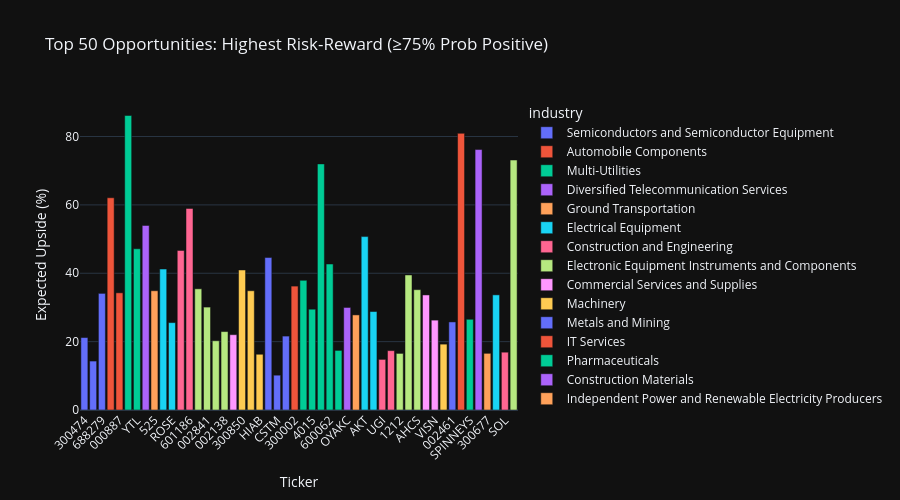

The notebook cell saved with this chart:
### Markdown cell above
### 4.3 Top Opportunities — Highest Risk-Reward Ratio (Positive Upside)

### Code cell
mc_positive = mc[mc["prob_positive_upside"] >= 75].nlargest(50, "risk_reward_ratio")

fig = px.bar(
    mc_positive,
    x="ticker",
    y="expected_upside_pct",
    color="industry",
    hover_data=["name", "prob_positive_upside", "risk_reward_ratio"],
    title="Top 50 Opportunities: Highest Risk-Reward (≥75% Prob Positive)",
    labels={"expected_upside_pct": "Expected Upside (%)", "ticker": "Ticker"},
    template=PLOTLY_TEMPLATE,
    height=500,
)
fig.update_layout(xaxis_tickangle=-45)
fig.show()

### Figure 1 — Plotly figure (JSON) as saved in the notebook; plotly's stock layout.template omitted (floating-point values rounded to 4 significant figures)
{"data": [{"customdata": [["Changsha Jingjia Microelectronics Co. Ltd.", 100.0, 148.1], ["Shanghai Awinic Technology Co.Ltd.", 100.0, 109.5], ["Fortior Technology (Shenzhen) Co. Ltd.", 100.0, 18.09]], "hovertemplate": "industry=Semiconductors and Semiconductor Equipment<br>Ticker=%{x}<br>Expected Upside (%)=%{y}<br>name=%{customdata[0]}<br>prob_positive_upside=%{customdata[1]}<br>risk_reward_ratio=%{customdata[2]}<extra></extra>", "legendgroup": "Semiconductors and Semiconductor Equipment", "marker": {"color": "#636efa", "pattern": {"shape": ""}}, "name": "Semiconductors and Semiconductor Equipment", "orientation": "v", "showlegend": true, "textposition": "auto", "x": ["300474", "688798", "688279"], "xaxis": "x", "y": [21.19, 14.32, 34.11], "yaxis": "y", "type": "bar"}, {"customdata": [["Fulin Precision Co. Ltd.", 100.0, 145.7], ["Anhui Zhongding Sealing Parts Co. Ltd.", 100.0, 37.46]], "hovertemplate": "industry=Automobile Components<br>Ticker=%{x}<br>Expected Upside (%)=%{y}<br>name=%{customdata[0]}<br>prob_positive_upside=%{customdata[1]}<br>risk_reward_ratio=%{customdata[2]}<extra></extra>", "legendgroup": "Automobile Components", "marker": {"color": "#EF553B", "pattern": {"shape": ""}}, "name": "Automobile Components", "orientation": "v", "showlegend": true, "textposition": "auto", "x": ["300432", "000887"], "xaxis": "x", "y": [62.08, 34.28], "yaxis": "y", "type": "bar"}, {"customdata": [["Power and Water Utility Company for Jubail and Yanbu", 100.0, 137.4], ["YTL Corporation Berhad", 100.0, 18.1]], "hovertemplate": "industry=Multi-Utilities<br>Ticker=%{x}<br>Expected Upside (%)=%{y}<br>name=%{customdata[0]}<br>prob_positive_upside=%{customdata[1]}<br>risk_reward_ratio=%{customdata[2]}<extra></extra>", "legendgroup": "Multi-Utilities", "marker": {"color": "#00cc96", "pattern": {"shape": ""}}, "name": "Multi-Utilities", "orientation": "v", "showlegend": true, "textposition": "auto", "x": ["2083", "YTL"], "xaxis": "x", "y": [86.15, 47.16], "yaxis": "y", "type": "bar"}, {"customdata": [["Tuas Limited", 100.0, 113.2]], "hovertemplate": "industry=Diversified Telecommunication Services<br>Ticker=%{x}<br>Expected Upside (%)=%{y}<br>name=%{customdata[0]}<br>prob_positive_upside=%{customdata[1]}<br>risk_reward_ratio=%{customdata[2]}<extra></extra>", "legendgroup": "Diversified Telecommunication Services", "marker": {"color": "#ab63fa", "pattern": {"shape": ""}}, "name": "Diversified Telecommunication Services", "orientation": "v", "showlegend": true, "textposition": "auto", "x": ["TUA"], "xaxis": "x", "y": [53.98], "yaxis": "y", "type": "bar"}, {"customdata": [["Guangshen Railway Company Limited", 100.0, 96.38]], "hovertemplate": "industry=Ground Transportation<br>Ticker=%{x}<br>Expected Upside (%)=%{y}<br>name=%{customdata[0]}<br>prob_positive_upside=%{customdata[1]}<br>risk_reward_ratio=%{customdata[2]}<extra></extra>", "legendgroup": "Ground Transportation", "marker": {"color": "#FFA15A", "pattern": {"shape": ""}}, "name": "Ground Transportation", "orientation": "v", "showlegend": true, "textposition": "auto", "x": ["525"], "xaxis": "x", "y": [34.88], "yaxis": "y", "type": "bar"}, {"customdata": [["Beijing HyperStrong Technology Co. Ltd.", 100.0, 87.95], ["Rosebank Industries plc", 100.0, 16.1]], "hovertemplate": "industry=Electrical Equipment<br>Ticker=%{x}<br>Expected Upside (%)=%{y}<br>name=%{customdata[0]}<br>prob_positive_upside=%{customdata[1]}<br>risk_reward_ratio=%{customdata[2]}<extra></extra>", "legendgroup": "Electrical Equipment", "marker": {"color": "#19d3f3", "pattern": {"shape": ""}}, "name": "Electrical Equipment", "orientation": "v", "showlegend": true, "textposition": "auto", "x": ["688411", "ROSE"], "xaxis": "x", "y": [41.23, 25.56], "yaxis": "y", "type": "bar"}, {"customdata": [["China National Chemical Engineering Co. Ltd", 100.0, 68.61], ["China Railway Construction Corporation Limited", 100.0, 17.08]], "hovertemplate": "industry=Construction and Engineering<br>Ticker=%{x}<br>Expected Upside (%)=%{y}<br>name=%{customdata[0]}<br>prob_positive_upside=%{customdata[1]}<br>risk_reward_ratio=%{customdata[2]}<extra></extra>", "legendgroup": "Construction and Engineering", "marker": {"color": "#FF6692", "pattern": {"shape": ""}}, "name": "Construction and Engineering", "orientation": "v", "showlegend": true, "textposition": "auto", "x": ["601117", "601186"], "xaxis": "x", "y": [46.69, 58.96], "yaxis": "y", "type": "bar"}, {"customdata": [["Sanmina Corporation", 100.0, 50.66], ["Guangzhou Shiyuan Electronic Technology Company Limited", 100.0, 43.95], ["China Zhenhua (Group) Science & Technology Co. Ltd", 100.0, 37.03], ["Shenzhen Sunlord Electronics Co.Ltd.", 100.0, 16.6]], "hovertemplate": "industry=Electronic Equipment Instruments and Components<br>Ticker=%{x}<br>Expected Upside (%)=%{y}<br>name=%{customdata[0]}<br>prob_positive_upside=%{customdata[1]}<br>risk_reward_ratio=%{customdata[2]}<extra></extra>", "legendgroup": "Electronic Equipment Instruments and Components", "marker": {"color": "#B6E880", "pattern": {"shape": ""}}, "name": "Electronic Equipment Instruments and Components", "orientation": "v", "showlegend": true, "textposition": "auto", "x": ["SANM", "002841", "000733", "002138"], "xaxis": "x", "y": [35.45, 30.1, 20.25, 22.94], "yaxis": "y", "type": "bar"}, {"customdata": [["TOPPAN Holdings Inc.", 100.0, 46.1]], "hovertemplate": "industry=Commercial Services and Supplies<br>Ticker=%{x}<br>Expected Upside (%)=%{y}<br>name=%{customdata[0]}<br>prob_positive_upside=%{customdata[1]}<br>risk_reward_ratio=%{customdata[2]}<extra></extra>", "legendgroup": "Commercial Services and Supplies", "marker": {"color": "#FF97FF", "pattern": {"shape": ""}}, "name": "Commercial Services and Supplies", "orientation": "v", "showlegend": true, "textposition": "auto", "x": ["7911"], "xaxis": "x", "y": [22.03], "yaxis": "y", "type": "bar"}, {"customdata": [["Luoyang Xinqianglian Slewing Bearing Co. Ltd.", 100.0, 44.06], ["FAW Jiefang Group Co.Ltd", 100.0, 19.9], ["Hiab Oyj", 100.0, 16.72]], "hovertemplate": "industry=Machinery<br>Ticker=%{x}<br>Expected Upside (%)=%{y}<br>name=%{customdata[0]}<br>prob_positive_upside=%{customdata[1]}<br>risk_reward_ratio=%{customdata[2]}<extra></extra>", "legendgroup": "Machinery", "marker": {"color": "#FECB52", "pattern": {"shape": ""}}, "name": "Machinery", "orientation": "v", "showlegend": true, "textposition": "auto", "x": ["300850", "000800", "HIAB"], "xaxis": "x", "y": [40.96, 34.88, 16.3], "yaxis": "y", "type": "bar"}, {"customdata": [["Aluminium Bahrain B.S.C.", 100.0, 41.54], ["Constellium SE", 100.0, 17.34], ["Hunan Valin Steel Co. Ltd.", 100.0, 15.74]], "hovertemplate": "industry=Metals and Mining<br>Ticker=%{x}<br>Expected Upside (%)=%{y}<br>name=%{customdata[0]}<br>prob_positive_upside=%{customdata[1]}<br>risk_reward_ratio=%{customdata[2]}<extra></extra>", "legendgroup": "Metals and Mining", "marker": {"color": "#636efa", "pattern": {"shape": ""}}, "name": "Metals and Mining", "orientation": "v", "showlegend": true, "textposition": "auto", "x": ["ALBH", "CSTM", "000932"], "xaxis": "x", "y": [44.6, 10.19, 21.62], "yaxis": "y", "type": "bar"}, {"customdata": [["Beijing Ultrapower Software Co. Ltd.", 100.0, 40.56]], "hovertemplate": "industry=IT Services<br>Ticker=%{x}<br>Expected Upside (%)=%{y}<br>name=%{customdata[0]}<br>prob_positive_upside=%{customdata[1]}<br>risk_reward_ratio=%{customdata[2]}<extra></extra>", "legendgroup": "IT Services", "marker": {"color": "#EF553B", "pattern": {"shape": ""}}, "name": "IT Services", "orientation": "v", "showlegend": true, "textposition": "auto", "x": ["300002"], "xaxis": "x", "y": [36.24], "yaxis": "y", "type": "bar"}, {"customdata": [["Joincare Pharmaceutical Group Industry Co.Ltd.", 100.0, 39.81], ["Jamjoom Pharmaceuticals Factory Company", 100.0, 28.27], ["Changchun High-Tech Industry (Group) Co. Ltd.", 100.0, 26.67], ["China Resources Double-Crane Pharmaceutical Co.Ltd.", 100.0, 18.53], ["ALK-Abelló A/S", 100.0, 14.86]], "hovertemplate": "industry=Pharmaceuticals<br>Ticker=%{x}<br>Expected Upside (%)=%{y}<br>name=%{customdata[0]}<br>prob_positive_upside=%{customdata[1]}<br>risk_reward_ratio=%{customdata[2]}<extra></extra>", "legendgroup": "Pharmaceuticals", "marker": {"color": "#00cc96", "pattern": {"shape": ""}}, "name": "Pharmaceuticals", "orientation": "v", "showlegend": true, "textposition": "auto", "x": ["600380", "4015", "000661", "600062", "ALKB"], "xaxis": "x", "y": [37.92, 29.49, 71.99, 42.7, 17.43], "yaxis": "y", "type": "bar"}, {"customdata": [["OYAK Çimento Fabrikalari A.S.", 100.0, 37.23]], "hovertemplate": "industry=Construction Materials<br>Ticker=%{x}<br>Expected Upside (%)=%{y}<br>name=%{customdata[0]}<br>prob_positive_upside=%{customdata[1]}<br>risk_reward_ratio=%{customdata[2]}<extra></extra>", "legendgroup": "Construction Materials", "marker": {"color": "#ab63fa", "pattern": {"shape": ""}}, "name": "Construction Materials", "orientation": "v", "showlegend": true, "textposition": "auto", "x": ["OYAKC"], "xaxis": "x", "y": [29.99], "yaxis": "y", "type": "bar"}, {"customdata": [["Hubei Energy Group Co. Ltd.", 100.0, 34.66]], "hovertemplate": "industry=Independent Power and Renewable Electricity Producers<br>Ticker=%{x}<br>Expected Upside (%)=%{y}<br>name=%{customdata[0]}<br>prob_positive_upside=%{customdata[1]}<br>risk_reward_ratio=%{customdata[2]}<extra></extra>", "legendgroup": "Independent Power and Renewable Electricity Producers", "marker": {"color": "#FFA15A", "pattern": {"shape": ""}}, "name": "Independent Power and Renewable Electricity Producers", "orientation": "v", "showlegend": true, "textposition": "auto", "x": ["000883"], "xaxis": "x", "y": [27.82], "yaxis": "y", "type": "bar"}, {"customdata": [["Akdital S.A", 100.0, 33.98], ["China National Medicines Corporation Ltd.", 100.0, 27.04]], "hovertemplate": "industry=Health Care Providers and Services<br>Ticker=%{x}<br>Expected Upside (%)=%{y}<br>name=%{customdata[0]}<br>prob_positive_upside=%{customdata[1]}<br>risk_reward_ratio=%{customdata[2]}<extra></extra>", "legendgroup": "Health Care Providers and Services", "marker": {"color": "#19d3f3", "pattern": {"shape": ""}}, "name": "Health Care Providers and Services", "orientation": "v", "showlegend": true, "textposition": "auto", "x": ["AKT", "600511"], "xaxis": "x", "y": [50.72, 28.8], "yaxis": "y", "type": "bar"}, {"customdata": [["UGI Corporation", 100.0, 28.22], ["Shenzhen Gas Corporation Ltd.", 100.0, 16.54]], "hovertemplate": "industry=Gas Utilities<br>Ticker=%{x}<br>Expected Upside (%)=%{y}<br>name=%{customdata[0]}<br>prob_positive_upside=%{customdata[1]}<br>risk_reward_ratio=%{customdata[2]}<extra></extra>", "legendgroup": "Gas Utilities", "marker": {"color": "#FF6692", "pattern": {"shape": ""}}, "name": "Gas Utilities", "orientation": "v", "showlegend": true, "textposition": "auto", "x": ["UGI", "601139"], "xaxis": "x", "y": [14.8, 17.37], "yaxis": "y", "type": "bar"}, {"customdata": [["Astra Industrial Group Company", 100.0, 27.93], ["Fosun International Limited", 100.0, 20.26], ["Aamal Company Q.P.S.C.", 100.0, 16.77]], "hovertemplate": "industry=Industrial Conglomerates<br>Ticker=%{x}<br>Expected Upside (%)=%{y}<br>name=%{customdata[0]}<br>prob_positive_upside=%{customdata[1]}<br>risk_reward_ratio=%{customdata[2]}<extra></extra>", "legendgroup": "Industrial Conglomerates", "marker": {"color": "#B6E880", "pattern": {"shape": ""}}, "name": "Industrial Conglomerates", "orientation": "v", "showlegend": true, "textposition": "auto", "x": ["1212", "656", "AHCS"], "xaxis": "x", "y": [16.55, 39.5, 35.2], "yaxis": "y", "type": "bar"}, {"customdata": [["Glarun Technology Co.Ltd", 100.0, 27.69], ["Vistance Networks Inc.", 100.0, 16.55]], "hovertemplate": "industry=Communications Equipment<br>Ticker=%{x}<br>Expected Upside (%)=%{y}<br>name=%{customdata[0]}<br>prob_positive_upside=%{customdata[1]}<br>risk_reward_ratio=%{customdata[2]}<extra></extra>", "legendgroup": "Communications Equipment", "marker": {"color": "#FF97FF", "pattern": {"shape": ""}}, "name": "Communications Equipment", "orientation": "v", "showlegend": true, "textposition": "auto", "x": ["600562", "VISN"], "xaxis": "x", "y": [33.66, 26.29], "yaxis": "y", "type": "bar"}, {"customdata": [["Physicswallah Limited", 100.0, 25.26]], "hovertemplate": "industry=Diversified Consumer Services<br>Ticker=%{x}<br>Expected Upside (%)=%{y}<br>name=%{customdata[0]}<br>prob_positive_upside=%{customdata[1]}<br>risk_reward_ratio=%{customdata[2]}<extra></extra>", "legendgroup": "Diversified Consumer Services", "marker": {"color": "#FECB52", "pattern": {"shape": ""}}, "name": "Diversified Consumer Services", "orientation": "v", "showlegend": true, "textposition": "auto", "x": ["PWL"], "xaxis": "x", "y": [19.27], "yaxis": "y", "type": "bar"}, {"customdata": [["Guangzhou Zhujiang Brewery Co. Ltd", 100.0, 24.3]], "hovertemplate": "industry=Beverages<br>Ticker=%{x}<br>Expected Upside (%)=%{y}<br>name=%{customdata[0]}<br>prob_positive_upside=%{customdata[1]}<br>risk_reward_ratio=%{customdata[2]}<extra></extra>", "legendgroup": "Beverages", "marker": {"color": "#636efa", "pattern": {"shape": ""}}, "name": "Beverages", "orientation": "v", "showlegend": true, "textposition": "auto", "x": ["002461"], "xaxis": "x", "y": [25.76], "yaxis": "y", "type": "bar"}, {"customdata": [["Hacksaw AB (publ)", 100.0, 21.67]], "hovertemplate": "industry=Entertainment<br>Ticker=%{x}<br>Expected Upside (%)=%{y}<br>name=%{customdata[0]}<br>prob_positive_upside=%{customdata[1]}<br>risk_reward_ratio=%{customdata[2]}<extra></extra>", "legendgroup": "Entertainment", "marker": {"color": "#EF553B", "pattern": {"shape": ""}}, "name": "Entertainment", "orientation": "v", "showlegend": true, "textposition": "auto", "x": ["HACK"], "xaxis": "x", "y": [80.93], "yaxis": "y", "type": "bar"}, {"customdata": [["Spinneys 1961 Holding plc", 100.0, 20.86]], "hovertemplate": "industry=Consumer Staples Distribution and Retail<br>Ticker=%{x}<br>Expected Upside (%)=%{y}<br>name=%{customdata[0]}<br>prob_positive_upside=%{customdata[1]}<br>risk_reward_ratio=%{customdata[2]}<extra></extra>", "legendgroup": "Consumer Staples Distribution and Retail", "marker": {"color": "#00cc96", "pattern": {"shape": ""}}, "name": "Consumer Staples Distribution and Retail", "orientation": "v", "showlegend": true, "textposition": "auto", "x": ["SPINNEYS"], "xaxis": "x", "y": [26.53], "yaxis": "y", "type": "bar"}, {"customdata": [["Dizal (Jiangsu) Pharmaceutical Co. Ltd.", 100.0, 20.39]], "hovertemplate": "industry=Biotechnology<br>Ticker=%{x}<br>Expected Upside (%)=%{y}<br>name=%{customdata[0]}<br>prob_positive_upside=%{customdata[1]}<br>risk_reward_ratio=%{customdata[2]}<extra></extra>", "legendgroup": "Biotechnology", "marker": {"color": "#ab63fa", "pattern": {"shape": ""}}, "name": "Biotechnology", "orientation": "v", "showlegend": true, "textposition": "auto", "x": ["688192"], "xaxis": "x", "y": [76.19], "yaxis": "y", "type": "bar"}, {"customdata": [["Intco Medical Technology Co. Ltd.", 100.0, 18.33]], "hovertemplate": "industry=Health Care Equipment and Supplies<br>Ticker=%{x}<br>Expected Upside (%)=%{y}<br>name=%{customdata[0]}<br>prob_positive_upside=%{customdata[1]}<br>risk_reward_ratio=%{customdata[2]}<extra></extra>", "legendgroup": "Health Care Equipment and Supplies", "marker": {"color": "#FFA15A", "pattern": {"shape": ""}}, "name": "Health Care Equipment and Supplies", "orientation": "v", "showlegend": true, "textposition": "auto", "x": ["300677"], "xaxis": "x", "y": [16.57], "yaxis": "y", "type": "bar"}, {"customdata": [["Shanghai Yuyuan Tourist Mart (Group) Co. Ltd.", 100.0, 16.52]], "hovertemplate": "industry=Specialty Retail<br>Ticker=%{x}<br>Expected Upside (%)=%{y}<br>name=%{customdata[0]}<br>prob_positive_upside=%{customdata[1]}<br>risk_reward_ratio=%{customdata[2]}<extra></extra>", "legendgroup": "Specialty Retail", "marker": {"color": "#19d3f3", "pattern": {"shape": ""}}, "name": "Specialty Retail", "orientation": "v", "showlegend": true, "textposition": "auto", "x": ["600655"], "xaxis": "x", "y": [33.68], "yaxis": "y", "type": "bar"}, {"customdata": [["SOL S.p.A.", 100.0, 15.01]], "hovertemplate": "industry=Chemicals<br>Ticker=%{x}<br>Expected Upside (%)=%{y}<br>name=%{customdata[0]}<br>prob_positive_upside=%{customdata[1]}<br>risk_reward_ratio=%{customdata[2]}<extra></extra>", "legendgroup": "Chemicals", "marker": {"color": "#FF6692", "pattern": {"shape": ""}}, "name": "Chemicals", "orientation": "v", "showlegend": true, "textposition": "auto", "x": ["SOL"], "xaxis": "x", "y": [16.91], "yaxis": "y", "type": "bar"}, {"customdata": [["ExlService Holdings Inc.", 100.0, 14.87]], "hovertemplate": "industry=Professional Services<br>Ticker=%{x}<br>Expected Upside (%)=%{y}<br>name=%{customdata[0]}<br>prob_positive_upside=%{customdata[1]}<br>risk_reward_ratio=%{customdata[2]}<extra></extra>", "legendgroup": "Professional Services", "marker": {"color": "#B6E880", "pattern": {"shape": ""}}, "name": "Professional Services", "orientation": "v", "showlegend": true, "textposition": "auto", "x": ["EXLS"], "xaxis": "x", "y": [73.12], "yaxis": "y", "type": "bar"}], "layout": {"xaxis": {"anchor": "y", "domain": [0.0, 1.0], "title": {"text": "Ticker"}, "tickangle": -45}, "yaxis": {"anchor": "x", "domain": [0.0, 1.0], "title": {"text": "Expected Upside (%)"}}, "legend": {"title": {"text": "industry"}, "tracegroupgap": 0}, "title": {"text": "Top 50 Opportunities: Highest Risk-Reward (≥75% Prob Positive)"}, "barmode": "relative", "height": 500}}
